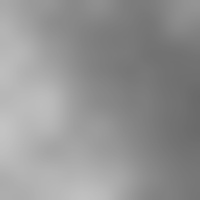
Frame 1 (no input)
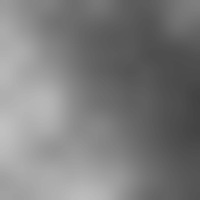
Frame 60 (the mouse pressed at the canvas centre just before this capture)
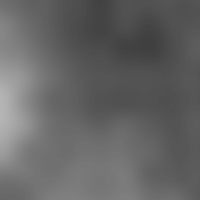
Frame 120 (the mouse held since frame 60 and released just before this capture)

The Processing sketch that drew these frames (run headless with seeded random() and noise(); from frame 60 on, the mouse is pressed at the canvas centre):

// Processing sketch: referenciaRuidoDePerlinDetalles
// ── referenciaRuidoDePerlinDetalles.pde
float valorDelRuido;
float escalaDelRuido = 1;
float escalaDelRuidoToMap = .1;
int detalleDelRuido;
int detalleDelRuidoToMap;
float proporcionDelRuido;
float proporcionDelRuidoToMap;
void setup() {
  size(200, 200);
  detalleDelRuido = 1;
}
void mouseWheel(MouseEvent event) {
  float e = event.getCount();
  println(escalaDelRuido);
  if (e == 1.0) {
    escalaDelRuidoToMap+=.01;
    if (
      escalaDelRuidoToMap > 10
      ) {
      escalaDelRuidoToMap = 10;
    }
  } else {
    escalaDelRuidoToMap-=.01;
    if (
      escalaDelRuidoToMap < 0
      ) {
      escalaDelRuidoToMap = 0;
    }
  }
}
void keyPressed() {
  if (key == 'a') {
    println("Sumando detalle de ruido: ", detalleDelRuidoToMap);
    detalleDelRuidoToMap++;
    if (detalleDelRuidoToMap > width) {
      detalleDelRuidoToMap = width;
    }
  }
  if (key == 's') {
    println("Restando detalle de ruido: ", detalleDelRuidoToMap); 
    detalleDelRuidoToMap--;
    if (detalleDelRuidoToMap < 0) {
      detalleDelRuidoToMap = 0;
    }
  }
  if (key == 'd') {
    println("Sumando proporcion de efecto: ", proporcionDelRuidoToMap);  
    proporcionDelRuidoToMap++;
    if (proporcionDelRuidoToMap > width) {
      proporcionDelRuidoToMap = width;
    }
  }
  if (key == 'f') {
    println("Sumando proporcion de efecto: ", proporcionDelRuidoToMap);    
    proporcionDelRuidoToMap--;
    if (proporcionDelRuidoToMap < 0) {
      proporcionDelRuidoToMap = 0;
    }
  }
}
void draw() {
  escalaDelRuido = map(escalaDelRuidoToMap, 0, 10, 0, .5);
  detalleDelRuido = int(map(detalleDelRuidoToMap, 0, width, 0, 5));
  proporcionDelRuido = map(proporcionDelRuidoToMap, 0, width, 0, 1);
  for (int y = 0; y < height; y++) {
    for (int x = 0; x < width; x++) {
      noiseDetail(detalleDelRuido, proporcionDelRuido);
      valorDelRuido = noise((mouseX+x)*escalaDelRuido, (mouseY+y) * escalaDelRuido);
      stroke(valorDelRuido * 255);
      point(x, y);
    }
  }
}
